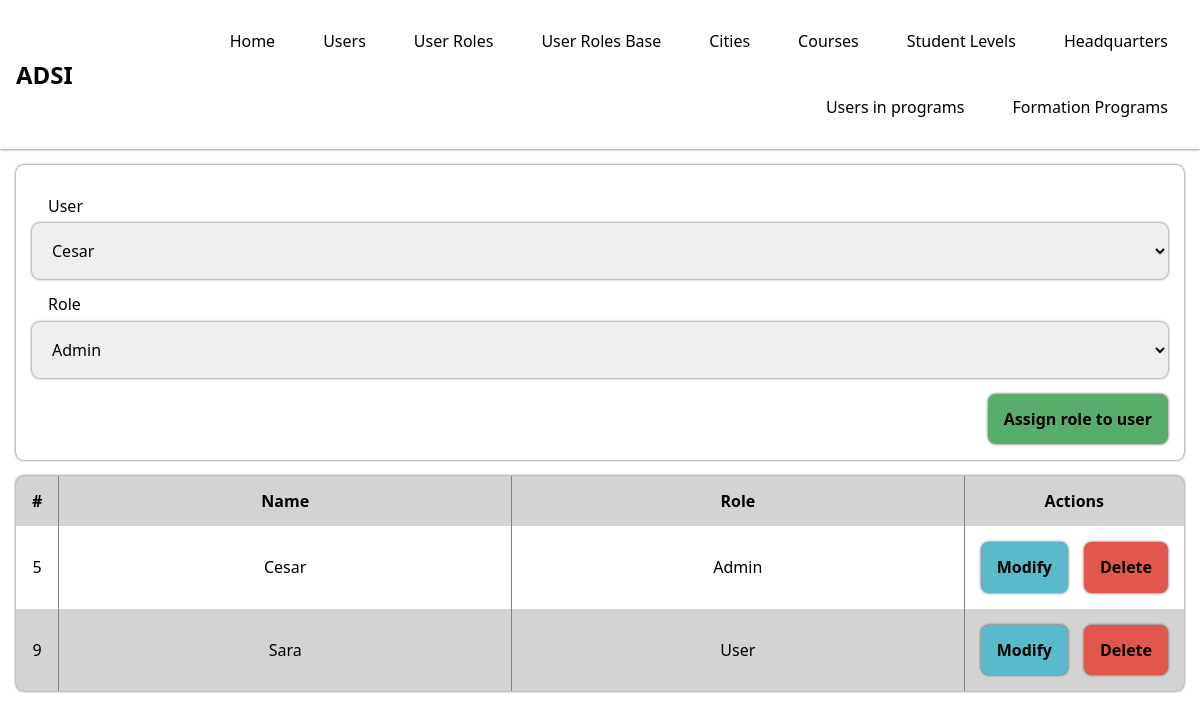
Screenshot of /user_roles.php with the database file from the repository.
### tables this page shows
CREATE TABLE `user_roles` (
  `id` int(11) NOT NULL,
  `user` int(11) DEFAULT NULL,
  `role` int(11) DEFAULT NULL
);

CREATE TABLE `users` (
  `id` int(11) NOT NULL,
  `name` varchar(255) NOT NULL,
  `surname` varchar(255) NOT NULL,
  `address` varchar(255) NOT NULL,
  `phone` varchar(255) NOT NULL,
  `city` int(11) DEFAULT NULL,
  `email` varchar(255) NOT NULL,
  `password` varchar(255) NOT NULL,
  `student_level` int(11) DEFAULT NULL
);

CREATE TABLE `user_roles_base` (
  `id` int(11) NOT NULL,
  `name` varchar(255) NOT NULL
);

### php/function.php (called while the page is built, shortened)
<?php
function dbQuery($query)
{
  $connection = mysqli_connect("localhost", "slogive", "123456789", "courses_platform");
  $result = mysqli_query($connection, $query);
  return $result;
}

### user_roles.php (the view, shortened to what this page needs)
<!DOCTYPE html>
<html lang="es-CO">
<head>
  <?php
  include("./modules/head.php");
  include("./php/function.php");
  ?>
</head>
<body>
  <?php
  include("./modules/nav.php");
  ?>
  <main class="main">
    <form action="" method="post">
      <label for="user">User</label>
      <select name="user" id="user" <?php echo isset($_GET['put']) ? 'disabled' : '' ?>>
        <?php
        if (isset($_GET['put'])) {
          $___results =  mysqli_fetch_object(dbQuery("SELECT * FROM users WHERE id = $row->user"));
          echo "<option value='$___results->id'>$___results->name</option>";
        } else {
          $__results = dbQuery("SELECT * FROM users");
          while ($_row = mysqli_fetch_object($__results)) {
            echo "<option value='$_row->id'>$_row->name</option>";
          }
        }
        ?>
      </select>
      <label for="role">Role</label>
      <select name="role" id="role">
        <?php
        $__results = dbQuery("SELECT * FROM user_roles_base");
        while ($_row = mysqli_fetch_object($__results)) {
          $selected = isset($row->role) && $_row->id == $row->role ? 'selected' : '';
          echo "<option value='$_row->id' $selected>$_row->name</option>";
        }
        ?>
      </select>
      <div class="form_actions">
        <?php echo isset($_GET['put']) ?
          '<input type="submit" name="submit" value="Edit role"><input onclick="cancel(\'user_roles\')" type="button" value="Cancel">'
          :
          '<input type="submit" name="submit" value="Assign role to user">'
        ?>
      </div>
    </form>
    <div class="table">
      <div class="body c4">
        <div class="header">#</div>
        <div class="header">Name</div>
        <div class="header">Role</div>
        <div class="header">Actions</div>
        <?php
        $result = dbQuery("SELECT *, ur.id AS id, u.id AS user_id, u.name AS user_name FROM user_roles AS ur JOIN users AS u ON ur.user = u.id JOIN user_roles_base AS urb ON ur.role = urb.id");
        while ($row = mysqli_fetch_object($result)) {
        ?>
          <div class="row"><?php echo $row->id ?></div>
          <div class="row"><?php echo $row->user_name ?></div>
          <div class="row"><?php echo $row->name ?></div>
          <div class="actions">
            <a href="user_roles?id=<?php echo $row->id ?>&put">
              Modify
            </a>
            <a href="user_roles?id=<?php echo $row->id ?>&delete">
              Delete
            </a>
          </div>
        <?php } ?>
      </div>
    </div>
  </main>
</body>
</html>

### styles/global.css (style rules this page uses)
html { line-height: 1.15; -webkit-text-size-adjust: 100%; }
body { margin: 0; min-height: 100vh; font-family: system-ui, -apple-system, BlinkMacSystemFont, "Segoe UI", Roboto, Oxygen, Ubuntu, Cantarell, "Open Sans", "Helvetica Neue", sans-serif, monospace; overflow-y: scroll; }
main { display: block; }
a { background-color: transparent; }
button, input, optgroup, select, textarea { font-family: inherit; font-size: 100%; line-height: 1.15; margin: 0; }
button, input { overflow: visible; }
button, select { text-transform: none; }
button, [type=button], [type=reset], [type=submit] { -webkit-appearance: button; }
:root { --measure: 16px; }
@media screen and (min-width: 769px) { :root { --measure: 16px; } }
.main { display: grid; padding: var(--measure); gap: var(--measure); }
.main form { display: grid; padding: var(--measure); border-radius: 8px; -webkit-box-shadow: 0px 0px 3px 0px rgba(0, 0, 0, 0.7); -moz-box-shadow: 0px 0px 3px 0px rgba(0, 0, 0, 0.7); box-shadow: 0px 0px 3px 0px rgba(0, 0, 0, 0.7); }
.main form label { padding: 0 var(--measure); margin-top: var(--measure); margin-bottom: calc(var(--measure) / 2); }
.main form input { border: none; outline: none; padding: var(--measure); border-radius: 8px; -webkit-box-shadow: 0px 0px 3px 0px rgba(0, 0, 0, 0.7); -moz-box-shadow: 0px 0px 3px 0px rgba(0, 0, 0, 0.7); box-shadow: 0px 0px 3px 0px rgba(0, 0, 0, 0.7); }
.main form select { outline: none; border: none; border-radius: 8px; padding: var(--measure); -webkit-box-shadow: 0px 0px 3px 0px rgba(0, 0, 0, 0.7); -moz-box-shadow: 0px 0px 3px 0px rgba(0, 0, 0, 0.7); box-shadow: 0px 0px 3px 0px rgba(0, 0, 0, 0.7); }
.main form .form_actions { display: grid; grid-template-columns: repeat(2, min-content); justify-content: right; }
.main form .form_actions input[type=submit] { background: #59ad6a; }
.main form .form_actions input[type=submit], .main form .form_actions input[type=button] { padding: var(--measure); border-radius: 8px; outline: none; border: none; transition: all ease-in-out 150ms; margin-top: var(--measure); font-weight: bold; -webkit-box-shadow: 0px 0px 3px 0px rgba(0, 0, 0, 0.7); -moz-box-shadow: 0px 0px 3px 0px rgba(0, 0, 0, 0.7); box-shadow: 0px 0px 3px 0px rgba(0, 0, 0, 0.7); }
.main .table { display: grid; border-radius: 8px; -webkit-box-shadow: 0px 0px 3px 0px rgba(0, 0, 0, 0.7); -moz-box-shadow: 0px 0px 3px 0px rgba(0, 0, 0, 0.7); box-shadow: 0px 0px 3px 0px rgba(0, 0, 0, 0.7); }
.main .table .body { display: grid; overflow-x: scroll; overflow-y: hidden; border-radius: 8px; column-gap: 1px; background: gray; }
.main .table .body .header { font-weight: bold; }
.main .table .body div { display: grid; align-content: center; justify-content: center; padding: var(--measure); background: white; text-align: center; }
.main .table .body .actions { display: grid; gap: var(--measure); padding: var(--measure); grid-template-columns: repeat(2, auto); }
.main .table .body .actions a { text-decoration: none; transition: all ease-in-out 150ms; border-radius: 8px; color: black; padding: var(--measure); background: #f0f0f0; font-weight: bold; -webkit-box-shadow: 0px 0px 3px 0px rgba(0, 0, 0, 0.7); -moz-box-shadow: 0px 0px 3px 0px rgba(0, 0, 0, 0.7); box-shadow: 0px 0px 3px 0px rgba(0, 0, 0, 0.7); }
.main .table .body .actions a:first-of-type { background: #59bacc; }
.main .table .body .actions a:last-of-type { background: #e2574c; }
.main .table .c4 { grid-template-columns: min-content repeat(2, 1fr) min-content; }
.main .table .c4 div:nth-child(8n+1), .main .table .c4 div:nth-child(8n+2), .main .table .c4 div:nth-child(8n+3), .main .table .c4 div:nth-child(8n+4) { background: lightgray; }

### rows the page displays
user_roles: id "5", user.name "Cesar", role.name "Admin"
user_roles: id "9", user.name "Sara", role.name "User"

### other values shown
form field user "Cesar"
form field role "Admin"
